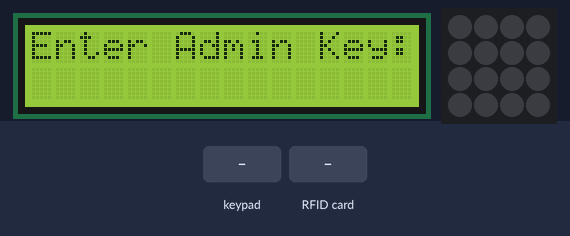
Bench run of a sketch on a simulated ESP32. Shown: 16×2 character LCD, 4×4 RGB LED matrix (first LED top left, wired row by row). Inputs (shaded band) come from the test bench. WiFi joins after 1.5 s; servers stay silent unless stated; uploads are accepted with an empty reply; what the sketch prints to the serial monitor is not drawn.

Above: at 3.3 s.
3.4 s: keypad keys 1 2 3 4 # pressed 0.4 s apart
At 6.1 s:
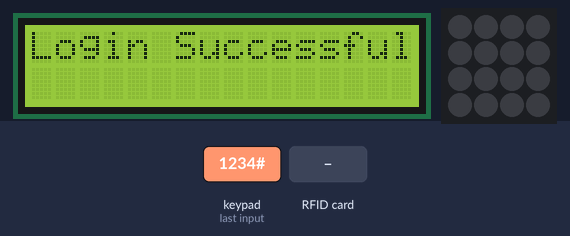
8.4 s: RFID card 5E 7A 19 C4 held to the reader
At 9.4 s:
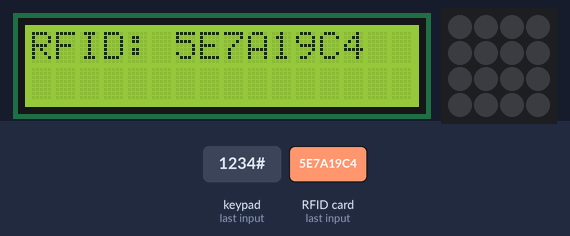
11.4 s: RFID card 5E 7A 19 C4 held to the reader
At 17.3 s:
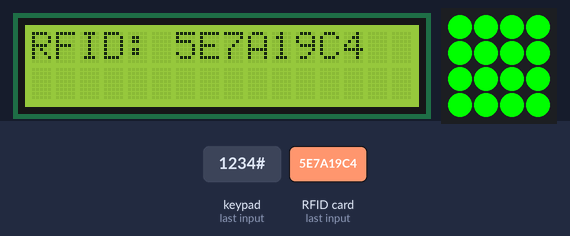
19.9 s: keypad keys 1 3 1 2 1 4 2 7 pressed 0.4 s apart
At 20.34 s:
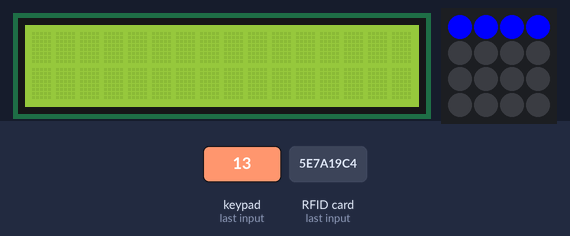
Timing chart, 0 to 22.9 s (numbered marks = the images above; inputs shaded):
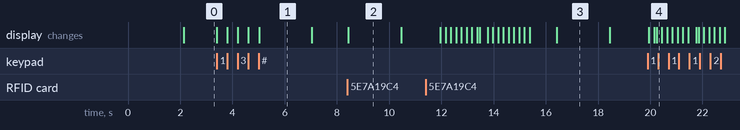

The sketch:

SendData_copy_20240714232807.ino
```cpp
#include <WiFi.h>
#include <HTTPClient.h>
#include <Keypad.h>
#include <LiquidCrystal_I2C.h>
#include <MFRC522.h>
#include <SPI.h>
#include <Adafruit_NeoPixel.h>
#include <ArduinoJson.h>

// RFID pins
#define SS_PIN 5
#define RST_PIN 4

// Keypad setup
const byte ROWS = 4;
const byte COLS = 4;
char keys[ROWS][COLS] = {
  {'1','2','3','A'},
  {'4','5','6','B'},
  {'7','8','9','C'},
  {'*','0','#','D'}
};
byte rowPins[ROWS] = {13, 12, 14, 27};
byte colPins[COLS] = {26, 25, 33, 32};
Keypad keypad = Keypad(makeKeymap(keys), rowPins, colPins, ROWS, COLS);

// LCD setup
LiquidCrystal_I2C lcd(0x27, 16, 2);

// RFID setup
MFRC522 rfid(SS_PIN, RST_PIN);

// NeoPixel setup
#define NEOPIXEL_PIN 15     // Pin connected to the NeoPixels
#define NUM_PIXELS   16     // Number of NeoPixels
#define DELAY_MS     100    // Animation delay in milliseconds

Adafruit_NeoPixel pixels(NUM_PIXELS, NEOPIXEL_PIN, NEO_GRB + NEO_KHZ800);

// WiFi credentials and server URL
const char* ssid = "Mahima";
const char* password = "mahima123";
const char* serverURL = "http://172.20.10.5:4000/getBoardData/";
//192.168.25.10

void setup() {
  Serial.begin(115200);

  // Initialize LCD
  lcd.init();
  lcd.backlight();

  // Initialize RFID
  SPI.begin();
  rfid.PCD_Init();

  // Initialize NeoPixel
  pixels.begin();

  // WiFi connection
  WiFi.begin(ssid, password);
  while (WiFi.status() != WL_CONNECTED) {
    delay(1000);
    Serial.println("Connecting to WiFi...");
  }
  Serial.println("Connected to WiFi");
}

void loop() {
  adminLogin();
  scanRFID();
}

void adminLogin() {
  lcd.clear();
  lcd.setCursor(0, 0);
  lcd.print("Enter Admin Key:");
  String enteredKey = "";

  while (true) {
    char key = keypad.getKey();
    if (key) {
      if (key == '#') {
        if (enteredKey == "1234") { // Change "1234" to your admin password
          lcd.clear();
          lcd.print("Login Successful");
          delay(2000);
          lcd.clear();
          return;
        } else {
          lcd.clear();
          lcd.print("Invalid Key");
          delay(2000);
          enteredKey = "";
          lcd.clear();
          lcd.print("Enter Admin Key:");
        }
      } else {
        enteredKey += key;
        lcd.setCursor(0, 1);
        lcd.print(enteredKey);
      }
    }
  }
}

void scanRFID() {
  lcd.clear();
  lcd.print("Scan RFID Card");
  while (true) {
    if (rfid.PICC_IsNewCardPresent() && rfid.PICC_ReadCardSerial()) {
      String uid = "";
      for (byte i = 0; i < rfid.uid.size; i++) {
        uid += String(rfid.uid.uidByte[i] < 0x10 ? "0" : "");
        uid += String(rfid.uid.uidByte[i], HEX);
      }
      uid.toUpperCase();
      lcd.clear();
      lcd.print("RFID: " + uid);
      delay(2000);
      lcd.clear();
      lcd.print("Data Sending...");
      delay(1500);
      lcd.clear();


      sendToServer(uid);
      rfid.PICC_HaltA();
      rfid.PCD_StopCrypto1();

      lcd.print("Sent Success");
      delay(1000);
      lcd.clear();

      lcd.print("Scan RFID Card:");
    }
  }
}

void sendToServer(String uid) {
  if (WiFi.status() == WL_CONNECTED) {
    // Blue color loading animation before sending data
    loadingAnimation(0x00, 0x00, 0xFF);

    HTTPClient http;
    http.begin(serverURL); // Use the new endpoint URL
    http.addHeader("Content-Type", "application/json");

    // Prepare JSON payload
    StaticJsonDocument<200> doc;
    doc["RFIDKey"] = uid;

    String jsonData;
    serializeJson(doc, jsonData);

    int httpResponseCode = http.POST(jsonData);

    if (httpResponseCode > 0) {
      String response = http.getString();
      Serial.println(httpResponseCode);
      Serial.println(response);
      // Green color animation for successful data transmission
      loadingAnimation(0x00, 0xFF, 0x00);
    } else {
      Serial.print("Error on sending POST: ");
      Serial.println(httpResponseCode);
      // Red color animation for failed data transmission
      loadingAnimation(0xFF, 0x00, 0x00);
    }
    http.end();
  } else {
    Serial.println("Error in WiFi connection");
  }
}

//---------------------------------------------------------------------------------
// Loading animation function
void loadingAnimation(uint8_t red, uint8_t green, uint8_t blue) {
  for (int i = 0; i < NUM_PIXELS; i++) {
    // Clear all pixels
    pixels.clear();

    // Set the pixels from 0 to i (inclusive) to the specified color
    for (int j = 0; j <= i; j++) {
      pixels.setPixelColor(j, pixels.Color(red, green, blue));
    }

    // Show the updated pixels
    pixels.show();

    // Delay between each pixel update
    delay(DELAY_MS);
  }
}
```

Measured:
- after the input at 3.4 s, the display: first changes at once (image 1 shows a later state)
- after the input at 8.4 s, the display: changes at once (image 2)
- after the input at 11.4 s, the display: first differs from a run without the input after 5.0 s (image 3)
- what the display in image 1 shows lasts 2.0 s, from 5.0 s to 7.0 s
